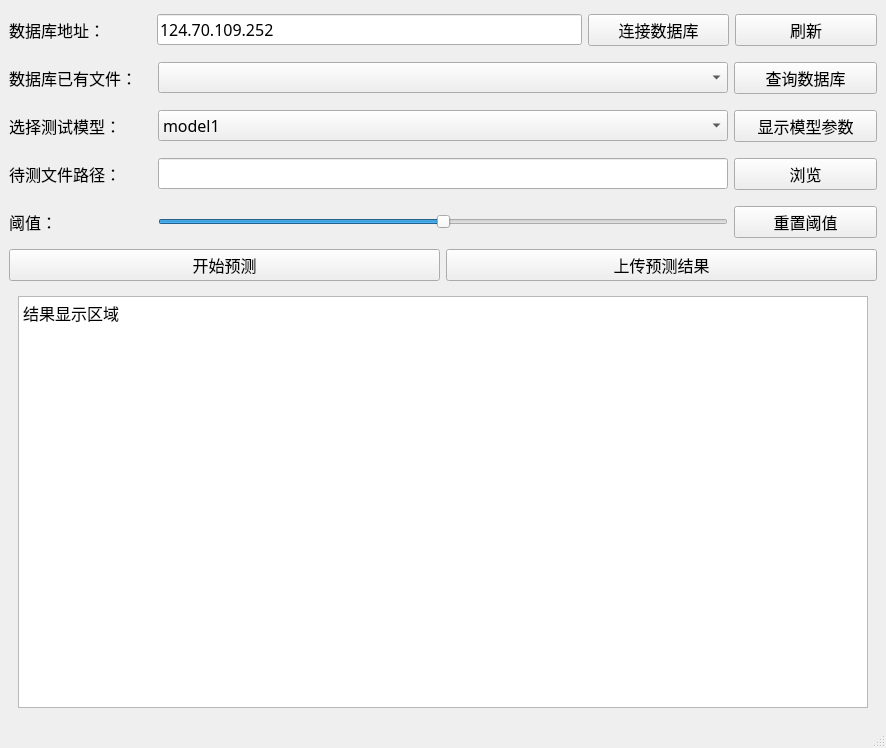
<?xml version="1.0" encoding="UTF-8"?>
<ui version="4.0">
 <class>MainWindow</class>
 <widget class="QMainWindow" name="MainWindow">
  <property name="geometry">
   <rect>
    <x>0</x>
    <y>0</y>
    <width>886</width>
    <height>748</height>
   </rect>
  </property>
  <property name="windowTitle">
   <string>APT Predict</string>
  </property>
  <widget class="QWidget" name="centralwidget">
   <layout class="QVBoxLayout" name="verticalLayout" stretch="1,1,1,1,1,5">
    <item>
     <layout class="QHBoxLayout" name="horizontalLayout1" stretch="1,3,1,1">
      <property name="topMargin">
       <number>5</number>
      </property>
      <property name="bottomMargin">
       <number>5</number>
      </property>
      <item>
       <widget class="QLabel" name="databasePathLabel">
        <property name="font">
         <font>
          <family>微软雅黑</family>
          <pointsize>12</pointsize>
         </font>
        </property>
        <property name="text">
         <string>数据库地址：</string>
        </property>
       </widget>
      </item>
      <item>
       <widget class="QLineEdit" name="databasePathLineEdit">
        <property name="font">
         <font>
          <family>微软雅黑</family>
          <pointsize>12</pointsize>
         </font>
        </property>
        <property name="text">
         <string>124.70.109.252</string>
        </property>
       </widget>
      </item>
      <item>
       <widget class="QPushButton" name="connectDatabaseBtn">
        <property name="font">
         <font>
          <family>微软雅黑</family>
          <pointsize>12</pointsize>
         </font>
        </property>
        <property name="cursor">
         <cursorShape>PointingHandCursor</cursorShape>
        </property>
        <property name="text">
         <string>连接数据库</string>
        </property>
       </widget>
      </item>
      <item>
       <widget class="QPushButton" name="refreshBtn">
        <property name="font">
         <font>
          <family>微软雅黑</family>
          <pointsize>12</pointsize>
         </font>
        </property>
        <property name="text">
         <string>刷新</string>
        </property>
       </widget>
      </item>
     </layout>
    </item>
    <item>
     <layout class="QHBoxLayout" name="horizontalLayout_2" stretch="1,4,1">
      <property name="topMargin">
       <number>5</number>
      </property>
      <property name="bottomMargin">
       <number>5</number>
      </property>
      <item>
       <widget class="QLabel" name="selectFileLabel">
        <property name="font">
         <font>
          <family>微软雅黑</family>
          <pointsize>12</pointsize>
         </font>
        </property>
        <property name="text">
         <string>数据库已有文件：</string>
        </property>
       </widget>
      </item>
      <item>
       <widget class="QComboBox" name="selectFileCombox">
        <property name="font">
         <font>
          <family>微软雅黑</family>
          <pointsize>12</pointsize>
         </font>
        </property>
       </widget>
      </item>
      <item>
       <widget class="QPushButton" name="selectFileBtn">
        <property name="font">
         <font>
          <family>微软雅黑</family>
          <pointsize>12</pointsize>
         </font>
        </property>
        <property name="text">
         <string>查询数据库</string>
        </property>
       </widget>
      </item>
     </layout>
    </item>
    <item>
     <layout class="QHBoxLayout" name="horizontalLayout2" stretch="1,4,1">
      <property name="topMargin">
       <number>5</number>
      </property>
      <property name="bottomMargin">
       <number>5</number>
      </property>
      <item>
       <widget class="QLabel" name="selectModelLabel">
        <property name="font">
         <font>
          <family>微软雅黑</family>
          <pointsize>12</pointsize>
         </font>
        </property>
        <property name="text">
         <string>选择测试模型：</string>
        </property>
       </widget>
      </item>
      <item>
       <widget class="QComboBox" name="selectModelComboBox">
        <property name="font">
         <font>
          <family>微软雅黑</family>
          <pointsize>12</pointsize>
         </font>
        </property>
        <property name="cursor">
         <cursorShape>PointingHandCursor</cursorShape>
        </property>
        <item>
         <property name="text">
          <string>model1</string>
         </property>
        </item>
        <item>
         <property name="text">
          <string>model2</string>
         </property>
        </item>
        <item>
         <property name="text">
          <string>model3</string>
         </property>
        </item>
        <item>
         <property name="text">
          <string>model4</string>
         </property>
        </item>
        <item>
         <property name="text">
          <string>model5</string>
         </property>
        </item>
        <item>
         <property name="text">
          <string>model6</string>
         </property>
        </item>
       </widget>
      </item>
      <item>
       <widget class="QPushButton" name="showModelBtn">
        <property name="font">
         <font>
          <family>微软雅黑</family>
          <pointsize>12</pointsize>
         </font>
        </property>
        <property name="cursor">
         <cursorShape>PointingHandCursor</cursorShape>
        </property>
        <property name="text">
         <string>显示模型参数</string>
        </property>
       </widget>
      </item>
     </layout>
    </item>
    <item>
     <layout class="QHBoxLayout" name="horizontalLayout3" stretch="1,4,1">
      <property name="topMargin">
       <number>5</number>
      </property>
      <property name="bottomMargin">
       <number>5</number>
      </property>
      <item>
       <widget class="QLabel" name="filePathLabel">
        <property name="font">
         <font>
          <family>微软雅黑</family>
          <pointsize>12</pointsize>
         </font>
        </property>
        <property name="text">
         <string>待测文件路径：</string>
        </property>
       </widget>
      </item>
      <item>
       <widget class="QLineEdit" name="filePathLineEdit">
        <property name="font">
         <font>
          <family>微软雅黑</family>
          <pointsize>12</pointsize>
         </font>
        </property>
       </widget>
      </item>
      <item>
       <widget class="QPushButton" name="filePathBtn">
        <property name="font">
         <font>
          <family>微软雅黑</family>
          <pointsize>12</pointsize>
         </font>
        </property>
        <property name="cursor">
         <cursorShape>PointingHandCursor</cursorShape>
        </property>
        <property name="text">
         <string>浏览</string>
        </property>
       </widget>
      </item>
     </layout>
    </item>
    <item>
     <layout class="QHBoxLayout" name="horizontalLayout_4" stretch="1,4,1">
      <property name="topMargin">
       <number>5</number>
      </property>
      <property name="bottomMargin">
       <number>5</number>
      </property>
      <item>
       <widget class="QLabel" name="thresholdValueLabel">
        <property name="font">
         <font>
          <family>微软雅黑</family>
          <pointsize>12</pointsize>
         </font>
        </property>
        <property name="text">
         <string>阈值：</string>
        </property>
       </widget>
      </item>
      <item>
       <widget class="QSlider" name="thresholdValueSlider">
        <property name="maximum">
         <number>100</number>
        </property>
        <property name="value">
         <number>50</number>
        </property>
        <property name="orientation">
         <enum>Qt::Horizontal</enum>
        </property>
       </widget>
      </item>
      <item>
       <widget class="QPushButton" name="pushButton">
        <property name="font">
         <font>
          <family>微软雅黑</family>
          <pointsize>12</pointsize>
         </font>
        </property>
        <property name="text">
         <string>重置阈值</string>
        </property>
       </widget>
      </item>
     </layout>
    </item>
    <item>
     <layout class="QHBoxLayout" name="horizontalLayout_3" stretch="0">
      <item>
       <layout class="QVBoxLayout" name="verticalLayout_2" stretch="1,5">
        <item>
         <layout class="QHBoxLayout" name="horizontalLayout">
          <item>
           <widget class="QPushButton" name="startPredictBtn">
            <property name="font">
             <font>
              <family>微软雅黑</family>
              <pointsize>12</pointsize>
             </font>
            </property>
            <property name="cursor">
             <cursorShape>PointingHandCursor</cursorShape>
            </property>
            <property name="text">
             <string>开始预测</string>
            </property>
           </widget>
          </item>
          <item>
           <widget class="QPushButton" name="uploadResultBtn">
            <property name="font">
             <font>
              <family>微软雅黑</family>
              <pointsize>12</pointsize>
             </font>
            </property>
            <property name="cursor">
             <cursorShape>PointingHandCursor</cursorShape>
            </property>
            <property name="text">
             <string>上传预测结果</string>
            </property>
           </widget>
          </item>
         </layout>
        </item>
        <item>
         <widget class="QWidget" name="resultWidget" native="true">
          <layout class="QVBoxLayout" name="verticalLayout_3">
           <item>
            <widget class="QTextBrowser" name="resultBrowser">
             <property name="font">
              <font>
               <family>微软雅黑</family>
               <pointsize>12</pointsize>
              </font>
             </property>
             <property name="html">
              <string>&lt;!DOCTYPE HTML PUBLIC &quot;-//W3C//DTD HTML 4.0//EN&quot; &quot;http://www.w3.org/TR/REC-html40/strict.dtd&quot;&gt;
&lt;html&gt;&lt;head&gt;&lt;meta name=&quot;qrichtext&quot; content=&quot;1&quot; /&gt;&lt;style type=&quot;text/css&quot;&gt;
p, li { white-space: pre-wrap; }
&lt;/style&gt;&lt;/head&gt;&lt;body style=&quot; font-family:'微软雅黑'; font-size:12pt; font-weight:400; font-style:normal;&quot;&gt;
&lt;p style=&quot; margin-top:0px; margin-bottom:0px; margin-left:0px; margin-right:0px; -qt-block-indent:0; text-indent:0px;&quot;&gt;结果显示区域&lt;/p&gt;&lt;/body&gt;&lt;/html&gt;</string>
             </property>
            </widget>
           </item>
          </layout>
         </widget>
        </item>
       </layout>
      </item>
     </layout>
    </item>
   </layout>
  </widget>
  <widget class="QStatusBar" name="statusbar">
   <property name="contextMenuPolicy">
    <enum>Qt::DefaultContextMenu</enum>
   </property>
   <property name="statusTip">
    <string/>
   </property>
   <property name="autoFillBackground">
    <bool>false</bool>
   </property>
  </widget>
 </widget>
 <resources/>
 <connections>
  <connection>
   <sender>connectDatabaseBtn</sender>
   <signal>clicked()</signal>
   <receiver>MainWindow</receiver>
   <slot>update()</slot>
   <hints>
    <hint type="sourcelabel">
     <x>844</x>
     <y>39</y>
    </hint>
    <hint type="destinationlabel">
     <x>464</x>
     <y>338</y>
    </hint>
   </hints>
  </connection>
  <connection>
   <sender>showModelBtn</sender>
   <signal>clicked()</signal>
   <receiver>MainWindow</receiver>
   <slot>update()</slot>
   <hints>
    <hint type="sourcelabel">
     <x>844</x>
     <y>107</y>
    </hint>
    <hint type="destinationlabel">
     <x>464</x>
     <y>338</y>
    </hint>
   </hints>
  </connection>
  <connection>
   <sender>filePathBtn</sender>
   <signal>clicked()</signal>
   <receiver>MainWindow</receiver>
   <slot>update()</slot>
   <hints>
    <hint type="sourcelabel">
     <x>844</x>
     <y>175</y>
    </hint>
    <hint type="destinationlabel">
     <x>464</x>
     <y>338</y>
    </hint>
   </hints>
  </connection>
  <connection>
   <sender>selectModelComboBox</sender>
   <signal>currentIndexChanged(QString)</signal>
   <receiver>MainWindow</receiver>
   <slot>update()</slot>
   <hints>
    <hint type="sourcelabel">
     <x>464</x>
     <y>107</y>
    </hint>
    <hint type="destinationlabel">
     <x>464</x>
     <y>338</y>
    </hint>
   </hints>
  </connection>
  <connection>
   <sender>uploadResultBtn</sender>
   <signal>clicked()</signal>
   <receiver>MainWindow</receiver>
   <slot>update()</slot>
   <hints>
    <hint type="sourcelabel">
     <x>85</x>
     <y>545</y>
    </hint>
    <hint type="destinationlabel">
     <x>464</x>
     <y>338</y>
    </hint>
   </hints>
  </connection>
  <connection>
   <sender>startPredictBtn</sender>
   <signal>clicked()</signal>
   <receiver>MainWindow</receiver>
   <slot>update()</slot>
   <hints>
    <hint type="sourcelabel">
     <x>85</x>
     <y>428</y>
    </hint>
    <hint type="destinationlabel">
     <x>464</x>
     <y>338</y>
    </hint>
   </hints>
  </connection>
  <connection>
   <sender>selectFileBtn</sender>
   <signal>clicked()</signal>
   <receiver>MainWindow</receiver>
   <slot>update()</slot>
   <hints>
    <hint type="sourcelabel">
     <x>836</x>
     <y>223</y>
    </hint>
    <hint type="destinationlabel">
     <x>460</x>
     <y>341</y>
    </hint>
   </hints>
  </connection>
  <connection>
   <sender>refreshBtn</sender>
   <signal>clicked()</signal>
   <receiver>MainWindow</receiver>
   <slot>update()</slot>
   <hints>
    <hint type="sourcelabel">
     <x>805</x>
     <y>42</y>
    </hint>
    <hint type="destinationlabel">
     <x>442</x>
     <y>373</y>
    </hint>
   </hints>
  </connection>
  <connection>
   <sender>thresholdValueSlider</sender>
   <signal>valueChanged(int)</signal>
   <receiver>MainWindow</receiver>
   <slot>update()</slot>
   <hints>
    <hint type="sourcelabel">
     <x>442</x>
     <y>337</y>
    </hint>
    <hint type="destinationlabel">
     <x>442</x>
     <y>373</y>
    </hint>
   </hints>
  </connection>
 </connections>
</ui>
